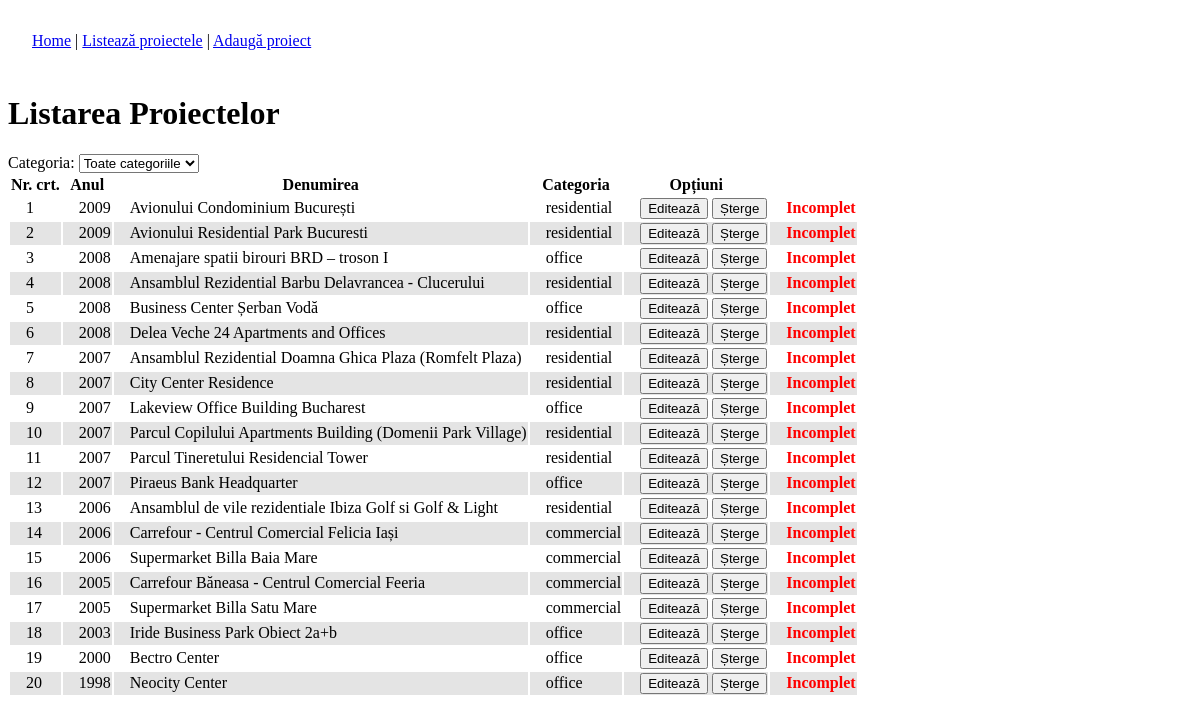
Screenshot of /admin/list.php with the database file from the repository.
### tables this page shows
CREATE TABLE `portfolio` (
  `id` int(11) NOT NULL auto_increment,
  `name` varchar(128) NOT NULL,
  `category` enum('office','residential','hotel','industrial','commercial','restoration','hospital','other') NOT NULL,
  `tags` varchar(64) NOT NULL,
  `address` varchar(512) NOT NULL,
  `developer` varchar(128) NOT NULL,
  `chief_architect` varchar(128) NOT NULL,
  `whole_area` int(11) default NULL,
  `height` varchar(128) NOT NULL,
  `phase` varchar(128) NOT NULL,
  `year_begin` year(4) default NULL,
  `year_end` year(4) default NULL,
  `description` text NOT NULL,
  `images` varchar(512) NOT NULL,
  PRIMARY KEY  (`id`)
);

### SingletonDB.class.php (called while the page is built, shortened)
<?php
class SingletonDB
{
	private static $connection;
	public static function connect()
	{
		if(!isset(self::$connection))
		{
			self::$connection = new mysqli(ADDRESS, USERNAME, PASSWORD, DATABASE);
		}
		return self::$connection;
	}
}
?>

### Content.class.php (called while the page is built, shortened)
<?php
require_once('util.inc.php');
class Content
{
	protected $db;
	protected $languages;
	public function __construct($namespace)
	{
		try {
			$this->db = SingletonDB::connect();
			if( !($result = $this->db->query("SELECT * FROM `languages`")) )
				throw new DBException('query');
			while($row = $result->fetch_assoc())
			{
				$this->languages[$row['code']]['name'] = $row['name'];
				$this->languages[$row['code']]['img'] = $row['image'];
			}
			$matchedLang = DEFAULT_LANG;
				if( !($result = $this->db->query("SELECT * FROM `content` WHERE namespace = 'common' OR namespace = '"
					. $namespace . "'")) )
				throw new DBException('query');
			while($row = $result->fetch_assoc())
			{
				$this->content[$row['name']] = json_decode($row['value'], true);
			}
		}
		catch(DBException $e) {
			echo $e->errorMessage();
			die();
		}
	}
	public function getLanguages()
	{
		return $this->languages;
	}
	public function isRowIncomplete($row)
	{
		$incomplete = '';
		if(empty($row['tags']))
			$incomplete .= 't';
		if($row['whole_area'] == null || $row['whole_area'] == '0000')
			$incomplete .= '{wa}';
		$images = json_decode($row['images'], true);
		if(count($images) < 1)
			$incomplete .= 'i';
		return $incomplete;
	}
	public function getPortfolioSummary($category, $page, $checkIncomplete=false)
	{
		$portfolio = null;
		if(!$checkIncomplete)
			$columns = "id, name, tags, year_begin, images, category";
		else
			$columns = "*";
		$query = "SELECT ". $columns. " FROM `portfolio`";
		$query .= " ORDER BY year_begin DESC, name ASC";
		$result = $this->db->query($query);
		while($row = $result->fetch_assoc())
		{
			$portfolio[$row['id']]['name'] = $row['name'];
			$portfolio[$row['id']]['tags'] = $row['tags'];
			$portfolio[$row['id']]['year_begin'] = $row['year_begin'];
			$images = json_decode($row['images'], true);
			if(!$images)
				$portfolio[$row['id']]['image'] = null;
			else
				$portfolio[$row['id']]['image'] = getThumbFileName($images[0]);
			$portfolio[$row['id']]['category'] = $row['category'];
			if($checkIncomplete)
				$portfolio[$row['id']]['incomplete'] =
						$this->isRowIncomplete($row);
		}
		return $portfolio;
	}
}

### util.inc.php (called while the page is built, shortened)
<?php
function getThumbFileName($img)
{
	$ext = strrchr($img, '.');
	$basename = substr($img, 0, strpos($img, $ext));
	$thumb = "${basename}_thumb${ext}";
	return $thumb;
}

### admin/list.php (the view, shortened to what this page needs)
<?php
require_once('../Content.class.php');
$dbContent = new Content('common');
if(isset($_GET['del']))
{
	$dbContent->deleteProject($_GET['del'], $dbContent->getProject($_GET['del']));
	header('Location: list.php');
}
else
{
?>
<!DOCTYPE html PUBLIC "-//W3C//DTD XHTML 1.0 Strict//EN" "http://www.w3.org/TR/xhtml1/DTD/xhtml1-strict.dtd">
<html xmlns="http://www.w3.org/1999/xhtml">
<head>
<link href="../css/admin.css" rel="stylesheet" type="text/css" />
</head>
<body>
<?php
include('menu.php');
if(isset($_GET['category']))
	$category = $_GET['category'];
else
	$category = "";
echo "<h1>Listarea Proiectelor</h1>";
?>
Categoria: <select name="cat" onchange="window.location = 'list.php?category=' + this.value">
	<option value="" <?php echo ($category=="" ? 'selected="selected"' : '') ?> >Toate categoriile</option>
</select>
<?php
$summary = $dbContent->getPortfolioSummary($category, null, true);
echo '<table><tr><th>Nr. crt.</th><th>Anul</th><th>Denumirea</th><th>Categoria</th><th>Opțiuni</th><th></th></tr>';
$i = 1;
$alt = 0;
foreach($summary as $prjId => $prj)
{
	echo "<tr". ($alt ? ' class="alt"': ''). "><td>$i</td><td>"
		. $prj['year_begin']. "</td><td>". $prj['name']
		. '</td><td>'. $prj['category']. '</td><td><input type="button" value="Editează" '
		. 'onclick="edit('. $prjId. ')" /> '
		. '<input type="button" value="Șterge" onclick="del('
		. $prjId. ', \''. $prj['name']. '\')" /></td>'
		. '<td>'. ($prj['incomplete'] ? '<span class="incomplete">Incomplet</span>' : '')
		. '</td></tr>';
	$i++;
	$alt = ($alt + 1) % 2;
}
echo '</table>';
?>
</body>
</html>
<?php
}
?>

### css/admin.css (style rules this page uses)
td { padding-left: 16px; }
tr.alt td { background-color: #E4E4E4; }
.incomplete { color: red; font-weight: bold; }

### rows the page displays
portfolio: year_begin "2009", name "Avionului Condominium București", category "residential"
portfolio: year_begin "2009", name "Avionului Residential Park Bucuresti", category "residential"
portfolio: year_begin "2008", name "Amenajare spatii birouri BRD – troson I", category "office"
portfolio: year_begin "2008", name "Ansamblul Rezidential Barbu Delavrancea - Clucerului", category "residential"
portfolio: year_begin "2008", name "Business Center Șerban Vodă", category "office"
portfolio: year_begin "2008", name "Delea Veche 24 Apartments and Offices", category "residential"
portfolio: year_begin "2007", name "Ansamblul Rezidential Doamna Ghica Plaza (Romfelt Plaza)", category "residential"
portfolio: year_begin "2007", name "City Center Residence", category "residential"
portfolio: year_begin "2007", name "Lakeview Office Building Bucharest", category "office"
portfolio: year_begin "2007", name "Parcul Copilului Apartments Building (Domenii Park Village)", category "residential"
portfolio: year_begin "2007", name "Parcul Tineretului Residencial Tower", category "residential"
portfolio: year_begin "2007", name "Piraeus Bank Headquarter", category "office"
portfolio: year_begin "2006", name "Ansamblul de vile rezidentiale Ibiza Golf si Golf & Light", category "residential"
portfolio: year_begin "2006", name "Carrefour - Centrul Comercial Felicia Iași", category "commercial"
portfolio: year_begin "2006", name "Supermarket Billa Baia Mare", category "commercial"
portfolio: year_begin "2005", name "Carrefour Băneasa - Centrul Comercial Feeria", category "commercial"
portfolio: year_begin "2005", name "Supermarket Billa Satu Mare", category "commercial"
portfolio: year_begin "2003", name "Iride Business Park Obiect 2a+b", category "office"
portfolio: year_begin "2000", name "Bectro Center", category "office"
portfolio: year_begin "1998", name "Neocity Center", category "office"
